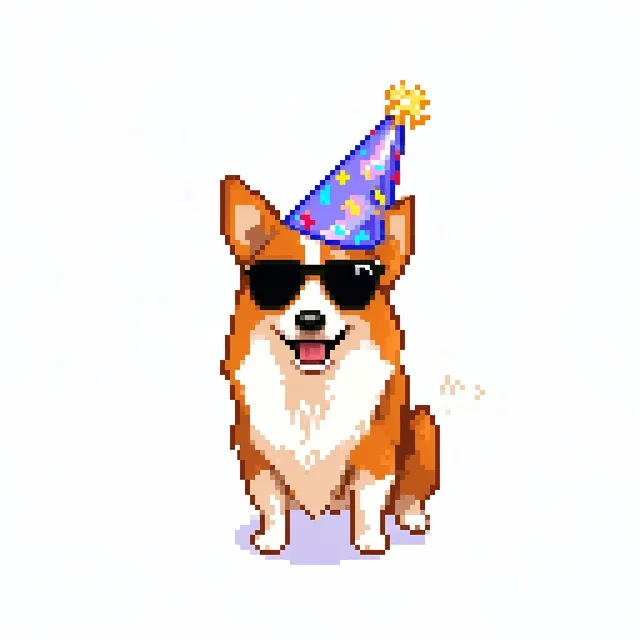
#> input picture photos/medium2.jpg, 640 x 640 px
$ python histogram.py
#> lines starting #> are read from the running program, lines starting #| are printed output that depends on the picture
import cv2 as cv
import matplotlib.pyplot as plt

img = cv.imread('photos/medium2.jpg')
#> img is the input picture: shape (640, 640, 3); mean B, G, R 232.7, 235.1, 241.8
# cv.imshow('Dog',img)
gray = cv.cvtColor(img,cv.COLOR_BGR2GRAY)
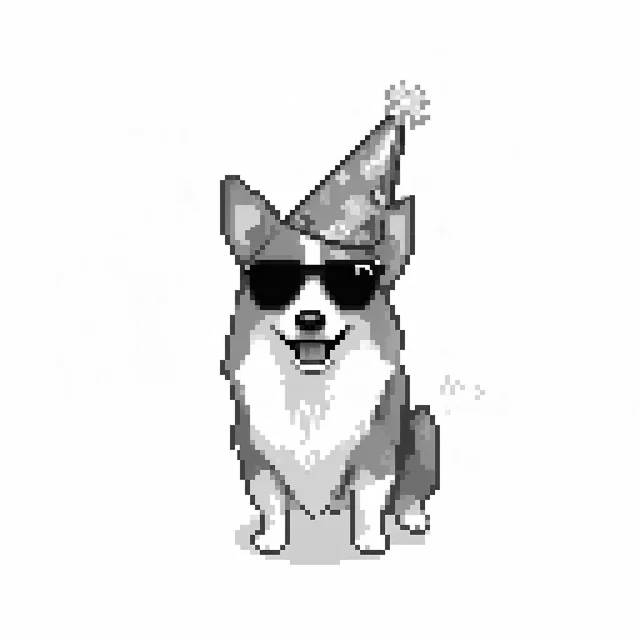
#> gray: shape (640, 640); min 0, max 255, mean 237.1
# cv.imshow('Cat2',gray)

grey_hist = cv.calcHist([gray],[0],None, [256],[0,256])
#> grey_hist = 256 values, max 327376 at index 254, min 30 at index 25, mean 1600
plt.figure()
plt.title('Grayscale Hist')
plt.xlabel('Bins')
plt.ylabel('# of pixels')
plt.plot(grey_hist)
plt.xlim([0,256])
plt.show()
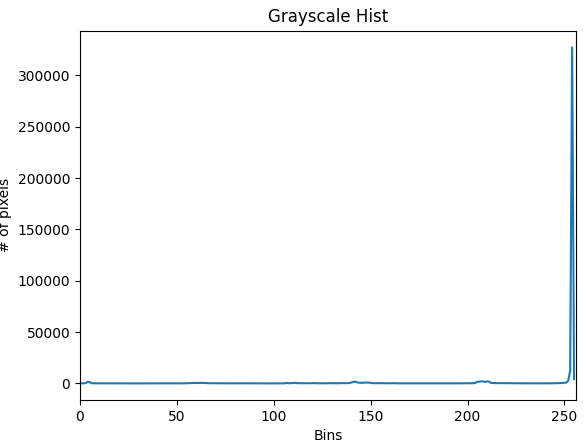
#> figure drawn by matplotlib, 1 panel; curve peaks at x = 254, y = 327376

plt.figure()
plt.title('COlor Hist')
plt.xlabel('Bins')
plt.ylabel('# of pixels')

colors = ('b','g','r')
for i,col in enumerate(colors):
  hist = cv.calcHist([img],[i],None, [256],[0,256])
  plt.plot(hist,color=col)
  plt.xlim([0,256])


plt.show()
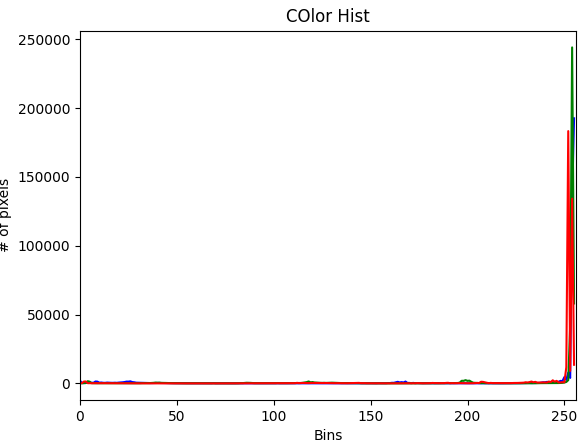
#> figure drawn by matplotlib, 1 panel; curve peaks at x = 255, y = 192593; curve peaks at x = 254, y = 244114; curve peaks at x = 252, y = 183303

cv.waitKey(0)
cv.destroyAllWindows()
